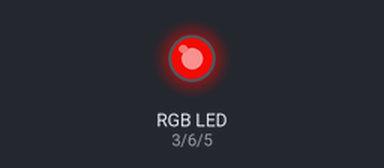
The sketch below on a simulated Arduino Uno, built with avr-gcc and run on an emulated ATmega328P. On the bench: an RGB LED mixed from three pins (HIGH = lit). Dim RGB values are drawn brighter than linear; random numbers use the default seed unless the sketch sets one.

Above: at 5.74 s.
At 22.07 s:
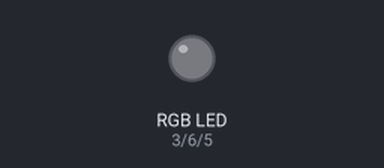
At 37.23 s:
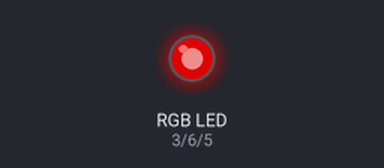
Timing chart, 0 to 40.0 s (numbered marks = the images above):
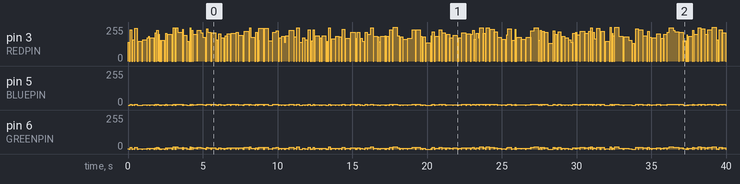

The sketch:

code.ino
```cpp
// color swirl! connect an RGB LED to the PWM pins as indicated
// in the #defines
// public domain, enjoy!

#define REDPIN 3
#define GREENPIN 6
#define BLUEPIN 5

#define FADESPEED 5 // make this higher to slow down
long redRando;
long blueRando;
long greenRando;
long multiplier;

void setup()
{

  pinMode(REDPIN, OUTPUT);
  pinMode(GREENPIN, OUTPUT);
  pinMode(BLUEPIN, OUTPUT);
}

void loop()

{

    //Generate Random Number to set brightness
  int brightness = random(120);

  //Use brightness and filler to set Red to high visibility
  analogWrite(REDPIN, brightness+135);

  //Use green and blue in a very low percentage to get some orange glowing into the "fire"
  analogWrite(GREENPIN, brightness/7);
  analogWrite(BLUEPIN, brightness/17);

  //create a little bit of flickering
  delay(random(20, 300));

  analogWrite(REDPIN, 0);

  //Use green and blue in a very low percentage to get some orange glowing into the "fire"
  analogWrite(GREENPIN, 0);
  analogWrite(BLUEPIN, 0);
  delay(random(0, 100));


  /*
  redRando = random(1, 255);
  blueRando = random(1, 120);
  greenRando = random(1, 232);
  multiplier = redRando / 255;

  analogWrite(REDPIN, redRando);
  analogWrite(GREENPIN, greenRando * multiplier);
  analogWrite(BLUEPIN, blueRando * multiplier);

  delay(random(20, 200));
  */
}
```
